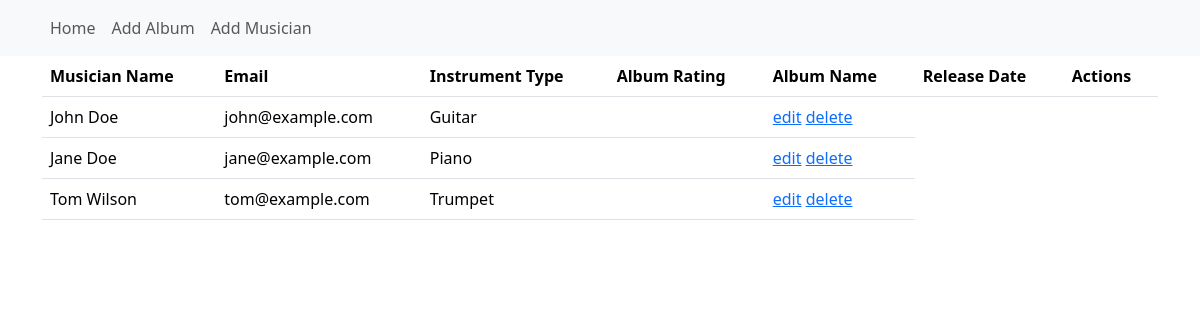
The page / on the database its author committed.
### Musician/models.py (models this page shows, shortened)
class Musician(models.Model):
    first_name=models.CharField(max_length=100)
    last_name=models.CharField(max_length=100)
    email=models.EmailField()
    phone_number=models.CharField(max_length=15)
    instrument_type=models.CharField(max_length=100)

### practice_fifteen_point_five/views.py (the view)
# urls.py: path('',views.home,name="home"),
def home(request):
    musicians=Musician.objects.all()
    albums=Album.objects.all()
    data={
        'musicians':musicians,
        'albums':albums
    }
    return render(request,'home.html',data)

### templates/home.html
{% extends 'base.html' %}
{% load crispy_forms_tags %}
{% block content%}
<div class="container">
    <table class="table">
        <thead>
          <tr>
            <th scope="col">Musician Name</th>
            <th scope="col">Email</th>
            <th scope="col">Instrument Type</th>
            <th scope="col">Album Rating</th>
            <th scope="col">Album Name</th>
            <th scope="col">Release Date</th>
            <th scope="col">Actions</th>
          </tr>
        </thead>
        <tbody>
            {% for musician in  musicians %}
            <tr>
              <td>{{musician.first_name}} {{musician.last_name}}</td>
              <td>{{musician.email}}</td>
              <td>{{musician.instrument_type}}</td>
              <td>
              </td>
              <td>
                <a href="">edit</a>
                <a href="">delete</a>
              </td>
            </tr>
            {% endfor %}
        </tbody>
      </table>
</div>
{% endblock %}

### templates/base.html (shortened to what this page needs)
<!doctype html>
<html lang="en">
  <head>
    <link href="https://cdn.jsdelivr.net/npm/bootstrap@5.3.2/dist/css/bootstrap.min.css" rel="stylesheet">
  </head>
  <body>
    <nav class="navbar navbar-expand-lg bg-body-tertiary">
        <div class="container-fluid container">
          <div class="collapse navbar-collapse" id="navbarSupportedContent">
            <ul class="navbar-nav me-auto mb-2 mb-lg-0">
              <li class="nav-item">
                <a class="nav-link" href="{% url 'home' %}">Home</a>
              </li>
              <li class="nav-item">
                <a class="nav-link" href="{% url 'add_album' %}">Add Album</a>
              </li>
              <li class="nav-item">
                <a class="nav-link" href="{% url 'add_musician' %}">Add Musician</a>
              </li>
            </ul>
          </div>
        </div>
      </nav>
    {% block content%}
    {% endblock %}
  </body>
</html>

### rows shown on the page
Musician: first_name "John", last_name "Doe", email "john@example.com", instrument_type "Guitar"
Musician: first_name "Jane", last_name "Doe", email "jane@example.com", instrument_type "Piano"
Musician: first_name "Tom", last_name "Wilson", email "tom@example.com", instrument_type "Trumpet"
